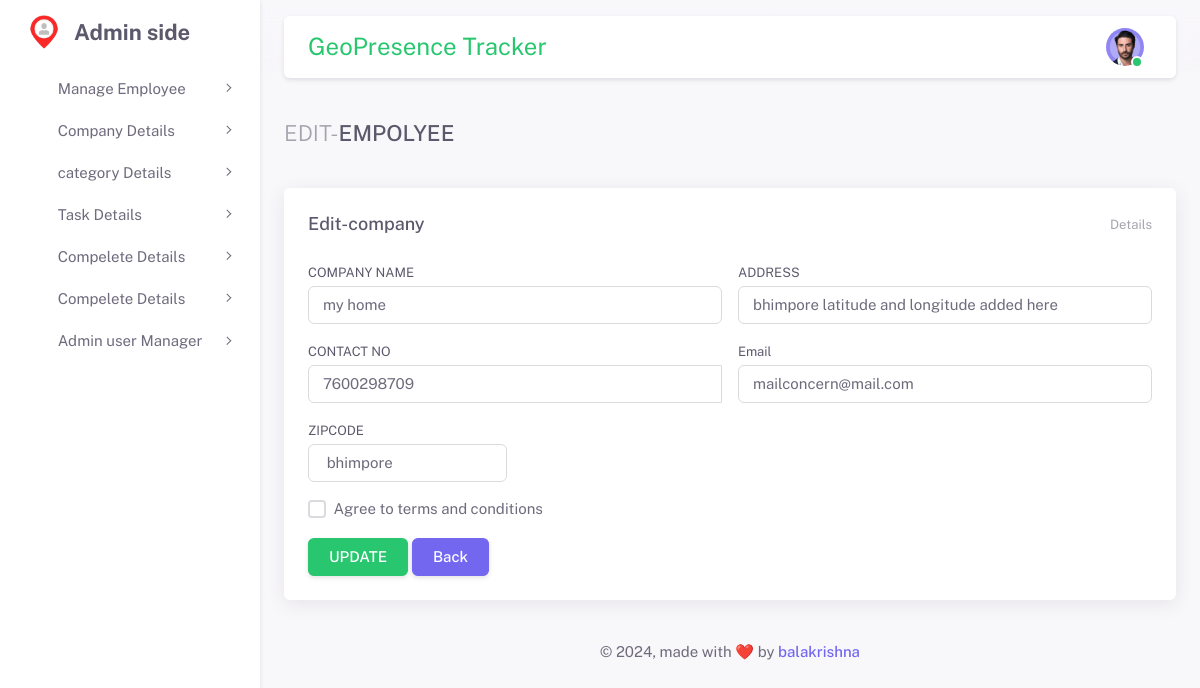
The app's page /admin/edit-company.php?sid=14 (signed in) with its own data.
### tables this page shows
CREATE TABLE `company` (
  `id` int(111) NOT NULL,
  `c_name` varchar(111) NOT NULL,
  `c_address` varchar(111) NOT NULL,
  `c_contact` varchar(111) NOT NULL,
  `c_email` varchar(111) NOT NULL,
  `location` varchar(111) NOT NULL,
  `latitude` varchar(111) NOT NULL,
  `longitude` varchar(111) NOT NULL
);

### admin/edit-company.php (the view, shortened to what this page needs)
<!DOCTYPE html>
<html lang="en" class="light-style layout-navbar-fixed layout-menu-fixed layout-compact " dir="ltr" data-theme="theme-default" data-assets-path="assets/" data-template="vertical-menu-template">
<head>
    <link rel="stylesheet" href="assets/vendor/fonts/fontawesome.css" />
    <link rel="stylesheet" href="assets/vendor/fonts/tabler-icons.css" />
    <link rel="stylesheet" href="assets/vendor/fonts/flag-icons.css" />
    <link rel="stylesheet" href="assets/vendor/css/rtl/core.css" class="template-customizer-core-css" />
    <link rel="stylesheet" href="assets/vendor/css/rtl/theme-default.css" class="template-customizer-theme-css" />
    <link rel="stylesheet" href="assets/css/demo.css" />
    <link rel="stylesheet" href="assets/vendor/libs/node-waves/node-waves.css" />
    <link rel="stylesheet" href="assets/vendor/libs/perfect-scrollbar/perfect-scrollbar.css" />
    <link rel="stylesheet" href="assets/vendor/libs/typeahead-js/typeahead.css" />
    <link rel="stylesheet" href="assets/vendor/libs/flatpickr/flatpickr.css" />
    <link rel="stylesheet" href="assets/vendor/libs/animate-css/animate.css" />
    <link rel="stylesheet" href="assets/vendor/libs/select2/select2.css" />
    <link rel="stylesheet" href="assets/vendor/libs/sweetalert2/sweetalert2.css" />
</head>
<body>
    <div class="layout-wrapper layout-content-navbar  ">
        <div class="layout-container">
            <?php include 'menu.php'; ?>
            <div class="layout-page">
                <?php include 'search-bar.php'; ?>
                <div class="content-wrapper">
                    <div class="container-xxl flex-grow-1 container-p-y">
                        <h4 class="py-3 mb-4"><span class="text-muted fw-light">EDIT-</span>EMPOLYEE</h4>
                        <div class="row">
                            <div class="col-xl">
                                <div class="card mb-4">
                                    <div class="card-header d-flex justify-content-between align-items-center">
                                        <h5 class="mb-0">Edit-company</h5> <small class="text-muted float-end">Details</small>
                                    </div>
                                    <div class="card-body">
                                        <?php
                                        include 'config.php';
                                        $id = $_GET['sid'];
                                        $sql = "SELECT * FROM  `company` WHERE `id` = {$id}";
                                        $result = mysqli_query($con, $sql);
                                        if (mysqli_num_rows($result) > 0) {
                                            while ($data = mysqli_fetch_assoc($result)) {
                                        ?>
                                                <form class="row g-3 needs-validation" novalidate autocomplete="off">
                                                    <div class="col-md-6">
                                                        <label for="validationCustom01" class="form-label">COMPANY NAME</label>
                                                        <input type="text" class="form-control" id="cname" value="<?php echo $data['c_name']?>" placeholder="mark" required>
                                                    </div>
                                                    <div class="col-md-6">
                                                        <label for="validationCustom02" class="form-label">ADDRESS</label>
                                                        <input type="text" class="form-control" id="caddress" value="<?php echo $data['c_address']?>" required>
                                                    </div>
                                                    <div class="col-md-6">
                                                        <label for="validationCustomUsername" class="form-label">CONTACT NO</label>
                                                        <div class="input-group has-validation">
                                                            <input type="text" class="form-control" id="cnumber" value="<?php echo $data['c_contact']?>"aria-describedby="inputGroupPrepend" required>
                                                        </div>
                                                    </div>
                                                    <div class="col-md-6">
                                                        <label for="validationCustom03" class="form-label">Email</label>
                                                        <input type="Email" class="form-control" id="cemail" value="<?php echo $data['c_email']?>" required>
                                                    </div>
                                                    <div class="col-md-3">
                                                        <label for="validationCustom05" class="form-label">ZIPCODE</label>
                                                        <input type="text" class="form-control" id="czipcode" value="<?php echo $data['location']?>" required>
                                                    </div>
                                                    <div class="col-12">
                                                        <div class="form-check">
                                                            <input class="form-check-input" type="checkbox" value="" id="invalidCheck" required>
                                                            <label class="form-check-label" for="invalidCheck">
                                                                Agree to terms and conditions
                                                            </label>
                                                        </div>
                                                    </div>
                                                    <div class="col-12">
                                                    <button class="btn btn-success" id="sbtn" type="submit">UPDATE</button>
                                                        <button class="btn btn-primary" id="" type="submit">Back</button>
                                                    </div>
                                                </form>
                                        <?php
                                            }
                                        } ?>
                                    </div>
                                </div>
                            </div>
                        </div>
                        <?php include 'footer.php'; ?>
                    </div>
                </div>
            </div>
        </div>
</body>
</html>

### admin/assets/css/demo.css (style rules this page uses)
.layout-navbar-fixed .layout-wrapper:not(.layout-without-menu) .layout-page { padding-top: 64px !important; }
.layout-navbar-fixed .layout-wrapper:not(.layout-horizontal):not(.layout-without-menu) .layout-page { padding-top: 78px !important; }

### records on screen
company: c_name "my home", c_address "bhimpore latitude and longitude added here", c_contact "7600298709", c_email "mailconcern@mail.com", location "bhimpore"
